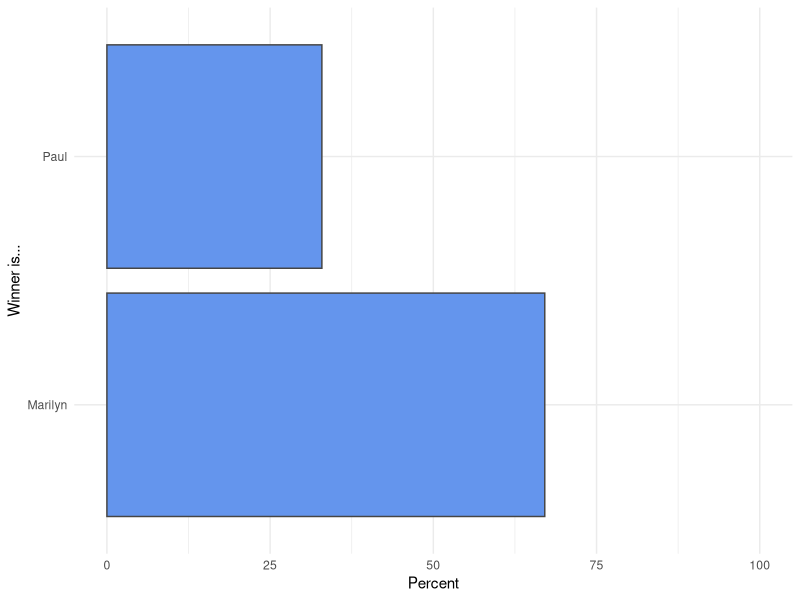

R code for this plot:
## ---- chunk 1
knitr::opts_chunk$set(
  echo = TRUE,
  eval = TRUE,
  fig.align = 'center',
  message = FALSE,
  warning = FALSE
)

# load packages
  library(tidyverse)
  library(knitr)
## ---- chunk 2
# Simulation -----------  
## set the stage
  doors = c('A', 'B', 'C')

## keep score 10,000
  results = tibble(
    trial = 1:10000,
    winner = rep(NA, 10000)
  )
  
## simulate the game  
  for (i in 1:10000){
    car = sample(doors, 1)  # place car at random
    selection = sample(doors, 1)
    reveal = sample(doors[doors != car & doors != selection], 1)  
    switch = sample(doors[doors != reveal & doors != selection], 1)
    results[i, 'winner'] = if_else(car == switch, 'Marilyn', 'Paul')
  }
## ---- chunk 3
## tabulate wins, calculate win %
  outcome =
    results |>
    count(winner) |>
    mutate(win_per = n / sum(n) * 100)

  kable(outcome) 

## ---- chunk 4
## Graph
  ggplot(data = outcome, aes(x = winner, y = win_per)) +
    geom_col(fill = 'cornflowerblue', color = 'gray27') +
    labs(
      x = 'Winner is...',
      y = 'Percent'
    ) +
    scale_y_continuous(limits = c(0,100)) +
    coord_flip() +
    theme_minimal()

